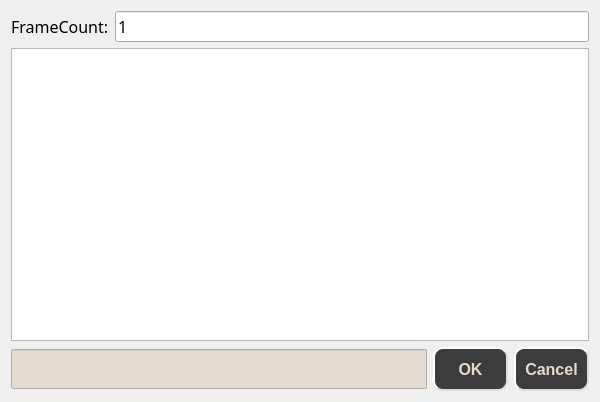
<?xml version="1.0" encoding="UTF-8"?>
<ui version="4.0">
 <class>sFileWidget</class>
 <widget class="QWidget" name="sFileWidget">
  <property name="geometry">
   <rect>
    <x>0</x>
    <y>0</y>
    <width>600</width>
    <height>402</height>
   </rect>
  </property>
  <property name="windowTitle">
   <string>Form</string>
  </property>
  <layout class="QVBoxLayout" name="verticalLayout">
   <item>
    <layout class="QHBoxLayout" name="horizontalLayout_2">
     <item>
      <widget class="QLabel" name="label">
       <property name="font">
        <font>
         <family>微软雅黑</family>
         <pointsize>12</pointsize>
        </font>
       </property>
       <property name="text">
        <string>FrameCount:</string>
       </property>
      </widget>
     </item>
     <item>
      <widget class="QLineEdit" name="lineEdit">
       <property name="font">
        <font>
         <family>微软雅黑</family>
         <pointsize>12</pointsize>
        </font>
       </property>
       <property name="inputMask">
        <string/>
       </property>
       <property name="text">
        <string>1</string>
       </property>
      </widget>
     </item>
    </layout>
   </item>
   <item>
    <widget class="QTableWidget" name="tableWidget">
     <property name="font">
      <font>
       <pointsize>12</pointsize>
      </font>
     </property>
    </widget>
   </item>
   <item>
    <layout class="QHBoxLayout" name="horizontalLayout">
     <item>
      <widget class="QLineEdit" name="E_FILENAME">
       <property name="minimumSize">
        <size>
         <width>0</width>
         <height>40</height>
        </size>
       </property>
       <property name="maximumSize">
        <size>
         <width>16777215</width>
         <height>40</height>
        </size>
       </property>
       <property name="palette">
        <palette>
         <active>
          <colorrole role="Base">
           <brush brushstyle="SolidPattern">
            <color alpha="255">
             <red>228</red>
             <green>218</green>
             <blue>208</blue>
            </color>
           </brush>
          </colorrole>
         </active>
         <inactive>
          <colorrole role="Base">
           <brush brushstyle="SolidPattern">
            <color alpha="255">
             <red>228</red>
             <green>218</green>
             <blue>208</blue>
            </color>
           </brush>
          </colorrole>
         </inactive>
         <disabled>
          <colorrole role="Base">
           <brush brushstyle="SolidPattern">
            <color alpha="255">
             <red>240</red>
             <green>240</green>
             <blue>240</blue>
            </color>
           </brush>
          </colorrole>
         </disabled>
        </palette>
       </property>
       <property name="font">
        <font>
         <family>Microsoft YaHei UI</family>
         <pointsize>12</pointsize>
         <weight>50</weight>
         <bold>false</bold>
        </font>
       </property>
       <property name="autoFillBackground">
        <bool>true</bool>
       </property>
       <property name="readOnly">
        <bool>true</bool>
       </property>
      </widget>
     </item>
     <item>
      <widget class="QPushButton" name="PB_OK">
       <property name="minimumSize">
        <size>
         <width>75</width>
         <height>44</height>
        </size>
       </property>
       <property name="maximumSize">
        <size>
         <width>16777215</width>
         <height>44</height>
        </size>
       </property>
       <property name="font">
        <font>
         <family>Microsoft YaHei UI</family>
         <pointsize>12</pointsize>
         <weight>75</weight>
         <bold>true</bold>
        </font>
       </property>
       <property name="styleSheet">
        <string notr="true">background-color: #3c3c3c;
color:#E4DAD0;
border-style: outset;
border-width:2px;
border-radius:10px;
border-color:#E4DAD0;</string>
       </property>
       <property name="text">
        <string>OK</string>
       </property>
      </widget>
     </item>
     <item>
      <widget class="QPushButton" name="PB_CANCEL">
       <property name="minimumSize">
        <size>
         <width>75</width>
         <height>44</height>
        </size>
       </property>
       <property name="maximumSize">
        <size>
         <width>16777215</width>
         <height>44</height>
        </size>
       </property>
       <property name="font">
        <font>
         <family>Microsoft YaHei UI</family>
         <pointsize>12</pointsize>
         <weight>75</weight>
         <bold>true</bold>
        </font>
       </property>
       <property name="styleSheet">
        <string notr="true">background-color: #3c3c3c;
color:#E4DAD0;
border-style: outset;
border-width:2px;
border-radius:10px;
border-color:#E4DAD0;</string>
       </property>
       <property name="text">
        <string>Cancel</string>
       </property>
      </widget>
     </item>
    </layout>
   </item>
  </layout>
 </widget>
 <resources/>
 <connections/>
</ui>
